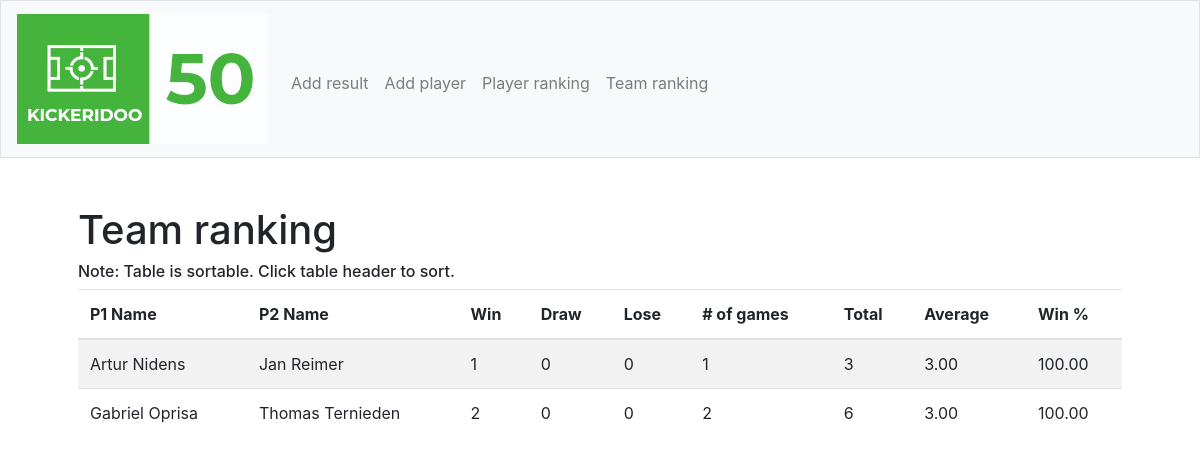
/team-ranking, run on an earlier commit of the app's database.
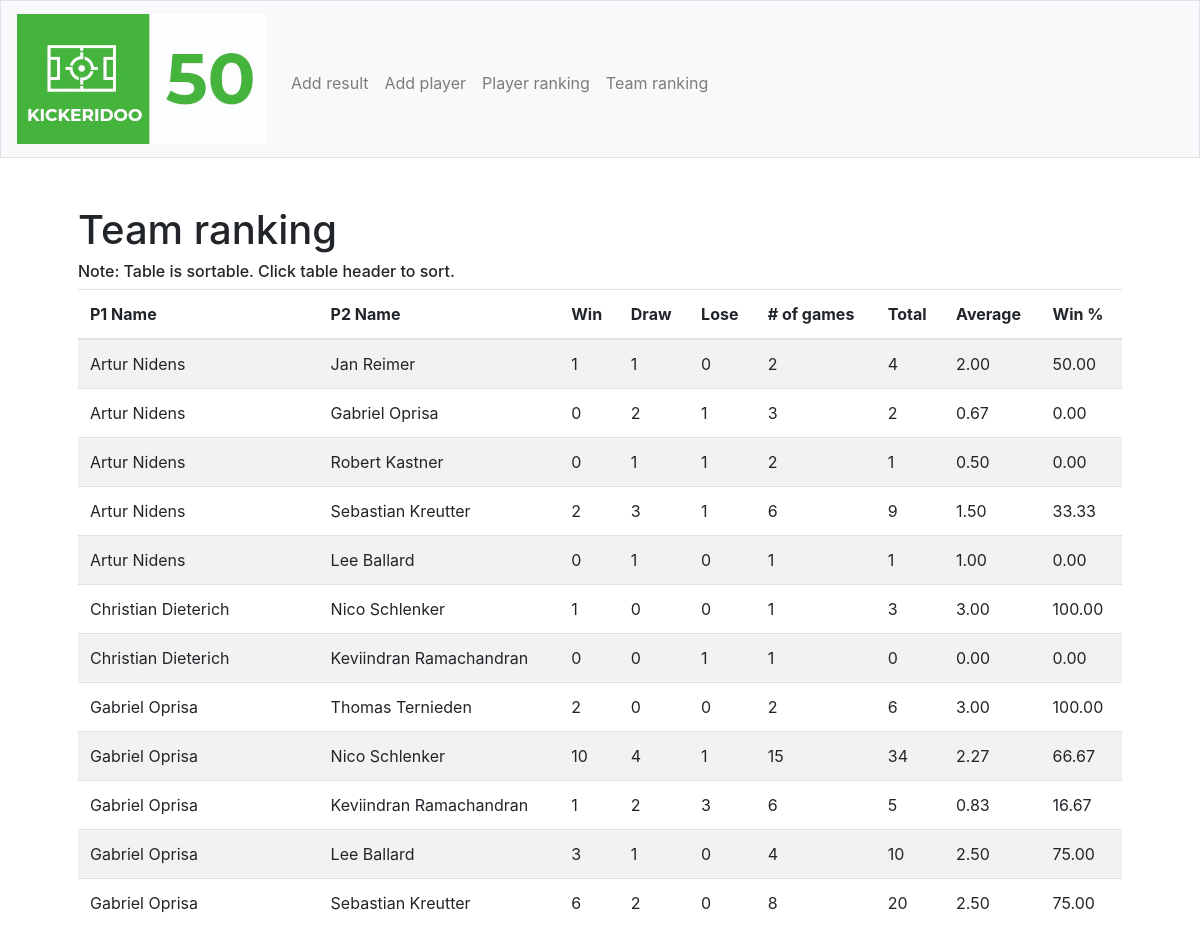
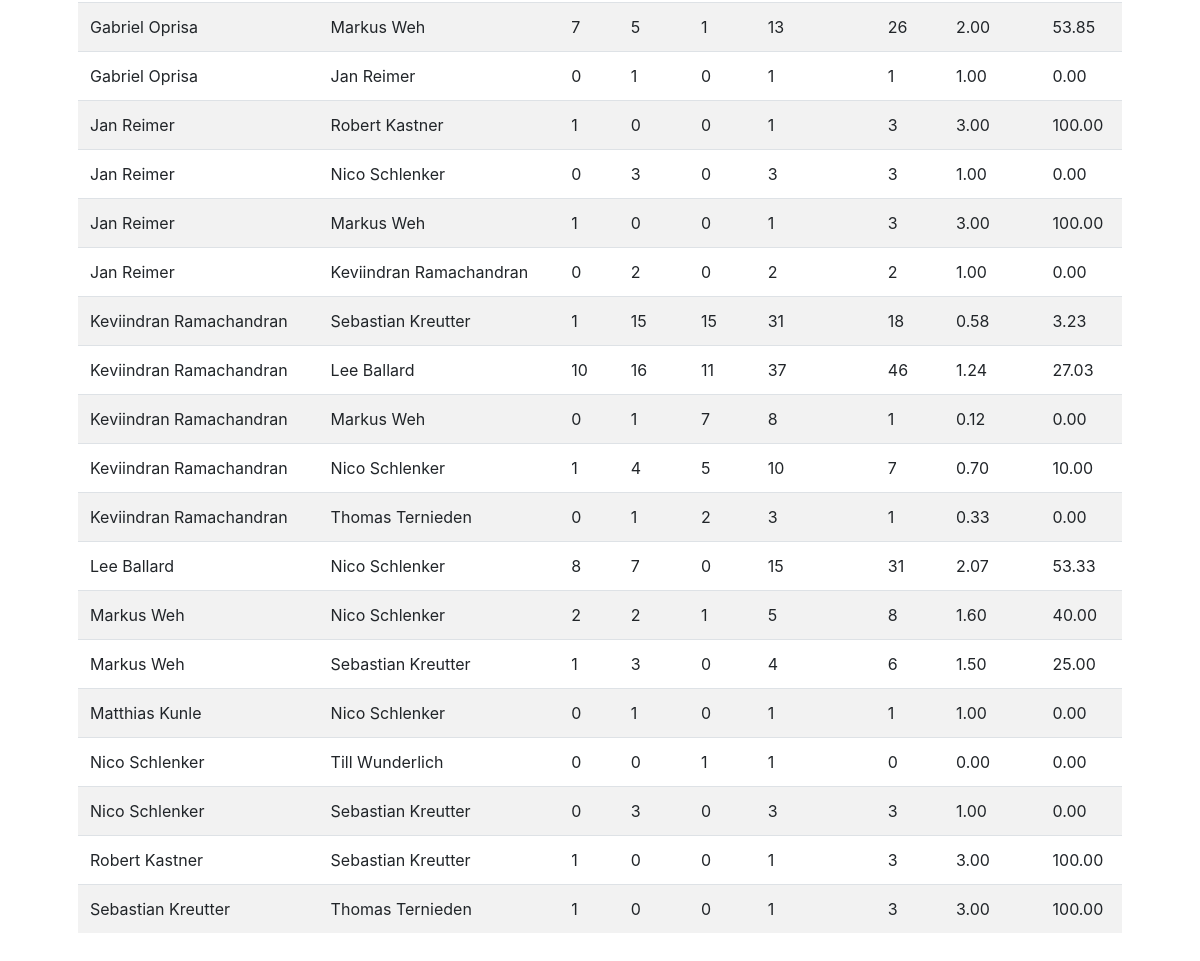
And on a later commit of the database (2 pictures, top to bottom).
### tables this page shows
CREATE TABLE "teams" (
	"id"	INTEGER PRIMARY KEY AUTOINCREMENT,
	"p1_id"	INTEGER,
	"p2_id"	INTEGER,
	"w"	INTEGER DEFAULT 0,
	"d"	INTEGER DEFAULT 0,
	"l"	INTEGER DEFAULT 0
);

CREATE TABLE "players" (
	"id"	INTEGER PRIMARY KEY AUTOINCREMENT,
	"name"	TEXT,
	"w"	INTEGER DEFAULT 0,
	"d"	INTEGER DEFAULT 0,
	"l"	INTEGER DEFAULT 0
);

### application.py (the view)
@app.route("/team-ranking")
def team_ranking():
    teams = db.execute("SELECT p1.name as p1_name, p2.name as p2_name, teams.w, teams.d, teams.l FROM teams JOIN players p1 on teams.p1_id = p1.id JOIN players p2 on teams.p2_id = p2.id ORDER BY p1_name ASC")
    return render_template("team-ranking.html", teams=teams)

### templates/team-ranking.html (shortened to what this page needs)
{% extends "layout.html" %}
{% block main %}
    <h1>Team ranking</h1>
    <h6>Note: Table is sortable. Click table header to sort.</h6>
    <table class="table table-striped sortable">
        <thead>
            <tr>
                <th>P1 Name</th>
                <th>P2 Name</th>
                <th>Win</th>
                <th>Draw</th>
                <th>Lose</th>
                <th># of games</th>
                <th>Total</th>
                <th>Average</th>
                <th>Win %</th>
            </tr>
        </thead>
        <tbody>
            {% for team in teams %}
            <tr>
                <td>{{ team.p1_name }}</td>
                <td>{{ team.p2_name }}</td>
                <td>{{ team.w }}</td>
                <td>{{ team.d }}</td>
                <td>{{ team.l }}</td>
                <td>{{ team.w + team.d + team.l }}</td>
                <td>{{ ((team.w * 3) + (team.d * 1)) }}</td>
                <td>{% if team.w + team.d + team.l != 0 %}
                    {{'%0.2f' | format(((team.w * 3) + (team.d * 1)) / (team.w + team.d + team.l)|float) }}
                    {% else %}
                    {{ 0 }}
                    {% endif %}
                </td>
                <td>
                    {% if team.w + team.d + team.l != 0 %}
                    {{'%0.2f' | format((team.w / (team.w + team.d + team.l)) * 100|float) }}
                    {% else %}
                    {{ 0 }}
                    {% endif %}
                </td>
            </tr>
            {% endfor %}
        </tbody>
    </table>
{% endblock %}

What changed in the data, as far as the page shows it:
changed teams (number 1 of 31 on the later page): d "0" → "1"; team.w+team.d+team.l "1" → "2"; ((team.w*3)+(team.d*1)) "3" → "4"; w+d+l "3.00" → "2.00"; (team.w/(team.w+team.d+team.l))*100|float "100.00" → "50.00"
added teams: p1_name "Artur Nidens", p2_name "Gabriel Oprisa", w "0", d "2", l "1", team.w+team.d+team.l "3", ((team.w*3)+(team.d*1)) "2", w+d+l "0.67", (team.w/(team.w+team.d+team.l))*100|float "0.00"
added teams: p1_name "Artur Nidens", p2_name "Robert Kastner", w "0", d "1", l "1", team.w+team.d+team.l "2", ((team.w*3)+(team.d*1)) "1", w+d+l "0.50", (team.w/(team.w+team.d+team.l))*100|float "0.00"
added teams: p1_name "Artur Nidens", p2_name "Sebastian Kreutter", w "2", d "3", l "1", team.w+team.d+team.l "6", ((team.w*3)+(team.d*1)) "9", w+d+l "1.50", (team.w/(team.w+team.d+team.l))*100|float "33.33"
added teams: p1_name "Artur Nidens", p2_name "Lee Ballard", w "0", d "1", l "0", team.w+team.d+team.l "1", ((team.w*3)+(team.d*1)) "1", w+d+l "1.00", (team.w/(team.w+team.d+team.l))*100|float "0.00"
added teams: p1_name "Christian Dieterich", p2_name "Nico Schlenker", w "1", d "0", l "0", team.w+team.d+team.l "1", ((team.w*3)+(team.d*1)) "3", w+d+l "3.00", (team.w/(team.w+team.d+team.l))*100|float "100.00"
added teams: p1_name "Christian Dieterich", p2_name "Keviindran Ramachandran", w "0", d "0", l "1", team.w+team.d+team.l "1", ((team.w*3)+(team.d*1)) "0", w+d+l "0.00", (team.w/(team.w+team.d+team.l))*100|float "0.00"
added teams: p1_name "Gabriel Oprisa", p2_name "Nico Schlenker", w "10", d "4", l "1", team.w+team.d+team.l "15", ((team.w*3)+(team.d*1)) "34", w+d+l "2.27", (team.w/(team.w+team.d+team.l))*100|float "66.67"
added teams: p1_name "Gabriel Oprisa", p2_name "Keviindran Ramachandran", w "1", d "2", l "3", team.w+team.d+team.l "6", ((team.w*3)+(team.d*1)) "5", w+d+l "0.83", (team.w/(team.w+team.d+team.l))*100|float "16.67"
added teams: p1_name "Gabriel Oprisa", p2_name "Lee Ballard", w "3", d "1", l "0", team.w+team.d+team.l "4", ((team.w*3)+(team.d*1)) "10", w+d+l "2.50", (team.w/(team.w+team.d+team.l))*100|float "75.00"
added teams: p1_name "Gabriel Oprisa", p2_name "Sebastian Kreutter", w "6", d "2", l "0", team.w+team.d+team.l "8", ((team.w*3)+(team.d*1)) "20", w+d+l "2.50", (team.w/(team.w+team.d+team.l))*100|float "75.00"
added teams: p1_name "Gabriel Oprisa", p2_name "Markus Weh", w "7", d "5", l "1", team.w+team.d+team.l "13", ((team.w*3)+(team.d*1)) "26", w+d+l "2.00", (team.w/(team.w+team.d+team.l))*100|float "53.85"
added teams: p1_name "Gabriel Oprisa", p2_name "Jan Reimer", w "0", d "1", l "0", team.w+team.d+team.l "1", ((team.w*3)+(team.d*1)) "1", w+d+l "1.00", (team.w/(team.w+team.d+team.l))*100|float "0.00"
added teams: p1_name "Jan Reimer", p2_name "Robert Kastner", w "1", d "0", l "0", team.w+team.d+team.l "1", ((team.w*3)+(team.d*1)) "3", w+d+l "3.00", (team.w/(team.w+team.d+team.l))*100|float "100.00"
added teams: p1_name "Jan Reimer", p2_name "Nico Schlenker", w "0", d "3", l "0", team.w+team.d+team.l "3", ((team.w*3)+(team.d*1)) "3", w+d+l "1.00", (team.w/(team.w+team.d+team.l))*100|float "0.00"
added teams: p1_name "Jan Reimer", p2_name "Markus Weh", w "1", d "0", l "0", team.w+team.d+team.l "1", ((team.w*3)+(team.d*1)) "3", w+d+l "3.00", (team.w/(team.w+team.d+team.l))*100|float "100.00"
added teams: p1_name "Jan Reimer", p2_name "Keviindran Ramachandran", w "0", d "2", l "0", team.w+team.d+team.l "2", ((team.w*3)+(team.d*1)) "2", w+d+l "1.00", (team.w/(team.w+team.d+team.l))*100|float "0.00"
added teams: p1_name "Keviindran Ramachandran", p2_name "Sebastian Kreutter", w "1", d "15", l "15", team.w+team.d+team.l "31", ((team.w*3)+(team.d*1)) "18", w+d+l "0.58", (team.w/(team.w+team.d+team.l))*100|float "3.23"
added teams: p1_name "Keviindran Ramachandran", p2_name "Lee Ballard", w "10", d "16", l "11", team.w+team.d+team.l "37", ((team.w*3)+(team.d*1)) "46", w+d+l "1.24", (team.w/(team.w+team.d+team.l))*100|float "27.03"
added teams: p1_name "Keviindran Ramachandran", p2_name "Markus Weh", w "0", d "1", l "7", team.w+team.d+team.l "8", ((team.w*3)+(team.d*1)) "1", w+d+l "0.12", (team.w/(team.w+team.d+team.l))*100|float "0.00"
added teams: p1_name "Keviindran Ramachandran", p2_name "Nico Schlenker", w "1", d "4", l "5", team.w+team.d+team.l "10", ((team.w*3)+(team.d*1)) "7", w+d+l "0.70", (team.w/(team.w+team.d+team.l))*100|float "10.00"
added teams: p1_name "Keviindran Ramachandran", p2_name "Thomas Ternieden", w "0", d "1", l "2", team.w+team.d+team.l "3", ((team.w*3)+(team.d*1)) "1", w+d+l "0.33", (team.w/(team.w+team.d+team.l))*100|float "0.00"
added teams: p1_name "Lee Ballard", p2_name "Nico Schlenker", w "8", d "7", l "0", team.w+team.d+team.l "15", ((team.w*3)+(team.d*1)) "31", w+d+l "2.07", (team.w/(team.w+team.d+team.l))*100|float "53.33"
added teams: p1_name "Markus Weh", p2_name "Nico Schlenker", w "2", d "2", l "1", team.w+team.d+team.l "5", ((team.w*3)+(team.d*1)) "8", w+d+l "1.60", (team.w/(team.w+team.d+team.l))*100|float "40.00"
added teams: p1_name "Markus Weh", p2_name "Sebastian Kreutter", w "1", d "3", l "0", team.w+team.d+team.l "4", ((team.w*3)+(team.d*1)) "6", w+d+l "1.50", (team.w/(team.w+team.d+team.l))*100|float "25.00"
added teams: p1_name "Matthias Kunle", p2_name "Nico Schlenker", w "0", d "1", l "0", team.w+team.d+team.l "1", ((team.w*3)+(team.d*1)) "1", w+d+l "1.00", (team.w/(team.w+team.d+team.l))*100|float "0.00"
added teams: p1_name "Nico Schlenker", p2_name "Till Wunderlich", w "0", d "0", l "1", team.w+team.d+team.l "1", ((team.w*3)+(team.d*1)) "0", w+d+l "0.00", (team.w/(team.w+team.d+team.l))*100|float "0.00"
added teams: p1_name "Nico Schlenker", p2_name "Sebastian Kreutter", w "0", d "3", l "0", team.w+team.d+team.l "3", ((team.w*3)+(team.d*1)) "3", w+d+l "1.00", (team.w/(team.w+team.d+team.l))*100|float "0.00"
added teams: p1_name "Robert Kastner", p2_name "Sebastian Kreutter", w "1", d "0", l "0", team.w+team.d+team.l "1", ((team.w*3)+(team.d*1)) "3", w+d+l "3.00", (team.w/(team.w+team.d+team.l))*100|float "100.00"
added teams: p1_name "Sebastian Kreutter", p2_name "Thomas Ternieden", w "1", d "0", l "0", team.w+team.d+team.l "1", ((team.w*3)+(team.d*1)) "3", w+d+l "3.00", (team.w/(team.w+team.d+team.l))*100|float "100.00"
